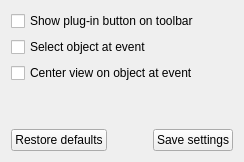
     <widget class="QWidget" name="tabSettings">
      <attribute name="title">
       <string>Settings</string>
      </attribute>
      <layout class="QVBoxLayout" name="vboxSettings">
       <item>
        <widget class="QCheckBox" name="checkBoxShowButton">
         <property name="text">
          <string>Show plug-in button on toolbar</string>
         </property>
        </widget>
       </item>
       <item>
        <widget class="QCheckBox" name="checkBoxSelectObject">
         <property name="text">
          <string>Select object at event</string>
         </property>
        </widget>
       </item>
       <item>
        <widget class="QCheckBox" name="checkBoxCenterView">
         <property name="text">
          <string>Center view on object at event</string>
         </property>
        </widget>
       </item>
       <item>
        <spacer name="verticalSpacerSettings">
         <property name="orientation">
          <enum>Qt::Vertical</enum>
         </property>
         <property name="sizeHint" stdset="0">
          <size>
           <width>20</width>
           <height>40</height>
          </size>
         </property>
        </spacer>
       </item>
       <item>
        <layout class="QHBoxLayout" name="hboxSettingsButtons">
         <item>
          <widget class="QPushButton" name="btnRestoreDefaults">
           <property name="text">
            <string>Restore defaults</string>
           </property>
          </widget>
         </item>
         <item>
          <spacer>
           <property name="orientation">
            <enum>Qt::Horizontal</enum>
           </property>
           <property name="sizeHint" stdset="0">
            <size>
             <width>40</width>
             <height>20</height>
            </size>
           </property>
          </spacer>
         </item>
         <item>
          <widget class="QPushButton" name="btnSaveSettings">
           <property name="text">
            <string>Save settings</string>
           </property>
          </widget>
         </item>
        </layout>
       </item>
      </layout>
     </widget>
